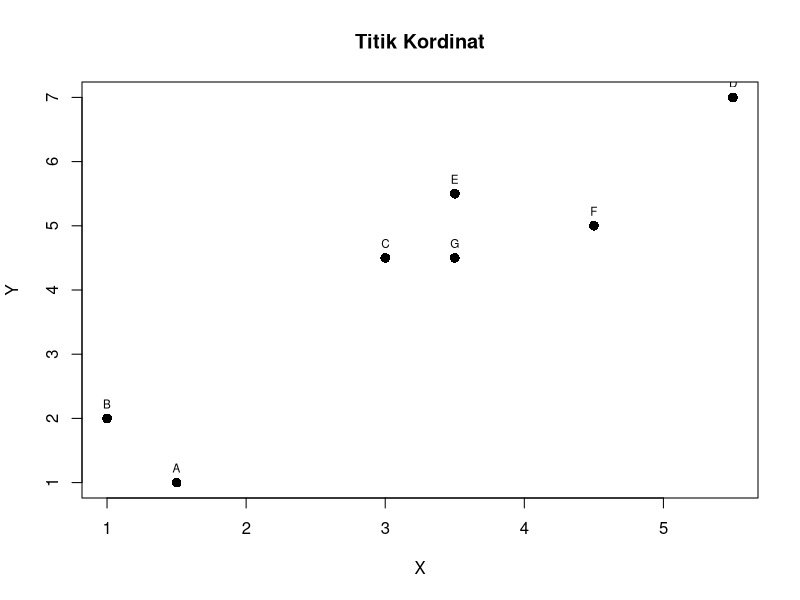

R code for this plot:
## ---- chunk 1
A <- c(1.5,1.0)
B <- c(1.0,2.0)
C <- c(3.0,4.5)
D <- c(5.5,7.0)
E <- c(3.5,5.5)
F <- c(4.5,5.0)
G <- c(3.5,4.5)
## ---- chunk 2
A
B
C
D
E
F
G
## ---- chunk 3
df <- data.frame(titik = c('A','B','C','D','E','F','G'), x = c(1.5,1.0,3.0,5.5,3.5,4.5,3.5), y = c(1.0,2.0,4.5,7.0,5.5,5.0,4.5))
## ---- chunk 4
plot(df$x,df$y,main = "Titik Kordinat",cex=1.3,pch=16,xlab="X",ylab="Y")
text(df$x,df$y, labels=df$titik, cex=0.7,pos=3)
## ---- chunk 5
# fungsi sample() utk memilih isi dari objek titik secara random sebanyak K buah.

objek_titik <- sample(df$titik,2)
print(objek_titik)
## ---- chunk 6

print("Menghitung jarak dengan Euclidean distance \n")

euclidean_distance <- function(data,centroid){
  toris = nrow(data)
  to <- (length(data[,1]) -1)
  total_centroid = length(centroid)
  a=1
  b=1
  nilai_d = c()
  d = c()
  
  datasem <- data.frame()
  datahasil <- data.frame(ID = integer(), stringsAsFactors = FALSE)
  # n_rows <- 6
  datahasil <- data.frame(ID = 1:to, stringsAsFactors = FALSE)
  while (b <= total_centroid) {
    nilai_d <- NULL
    d <- NULL
    a=1
    while(a<=toris){
      centroid_urutan <- which(as.matrix(data) == centroid[b], arr.ind = TRUE)
      centroid_angka <- as.numeric(centroid_urutan[1])
      if(centroid[b] != data[a,1]){
        hasil = sqrt((data[centroid_angka,2] - data[a,2])^2 + (data[centroid_angka,3]-data[a,3])^2)
        nilai_d = c(nilai_d, hasil)
        d = c(d,paste(data[centroid_angka,1],data[a,1], sep =""))
      }
      #datahasil <- cbind(datahasil, Titik = d)
      #datahasil <- cbind(datahasil, Jarak = nilai_d)
      #print(paste("Hasil dari ",data[centroid,1],data[a,1]," : ",hasil,sep=""))
      
      #nama_jarak <- paste("jarak_",centroid_urutan,sep = "")
      #prefix <- "titik_"
      #suffix <- "_Data"
      # print(nama_titik)
      #datahasil <- data.frame(Titik = d, Jarak = nilai_d)
      #if(a == 1){
      #  datahasil <- data.frame(Titik = d, Jarak = nilai_d)
      #}else{
      #  nama_titik <- paste("titik_",centroid_urutan)
      #  nama_jarak <- paste("jarak_",centroid_urutan)
      #  datahasil <- cbind(datahasil, nama_titik = d)
      #  datahasil <- cbind(datahasil, nama_jarak = nilai_d)
      #}
      a=1+a
    }
    nama_titik <- paste("titik_",b,sep = "")
    datahasil[nama_titik] <- d
    nama_jarak <- paste("jarak_",b,sep = "")
    datahasil[nama_jarak] <- nilai_d
    b=1+b
  }
  #datahasil <- data.frame(Titik = d, Jarak = nilai_d)
  #result <- cbind(datahasil,data)
  return (datahasil)
}
## ---- chunk 7
test <- euclidean_distance(df,objek_titik)
test

#total_centroid = length(objek_titik)
#print(class(total_centroid))
#huruf <- "D"
#centroid_urutan <- which(as.matrix(df) == huruf, arr.ind = TRUE)
#print(centroid_urutan)

#xxxx <- data.frame(A = c("a", "b", "c"), B = c("d", "e", "f"))

# Mencari huruf dalam data frame berdasarkan nomor urutan
#huruf <- "D"
#nomor_urutan <- which(as.matrix(df) == huruf, arr.ind = TRUE)
#print(nomor_urutan)
#df
